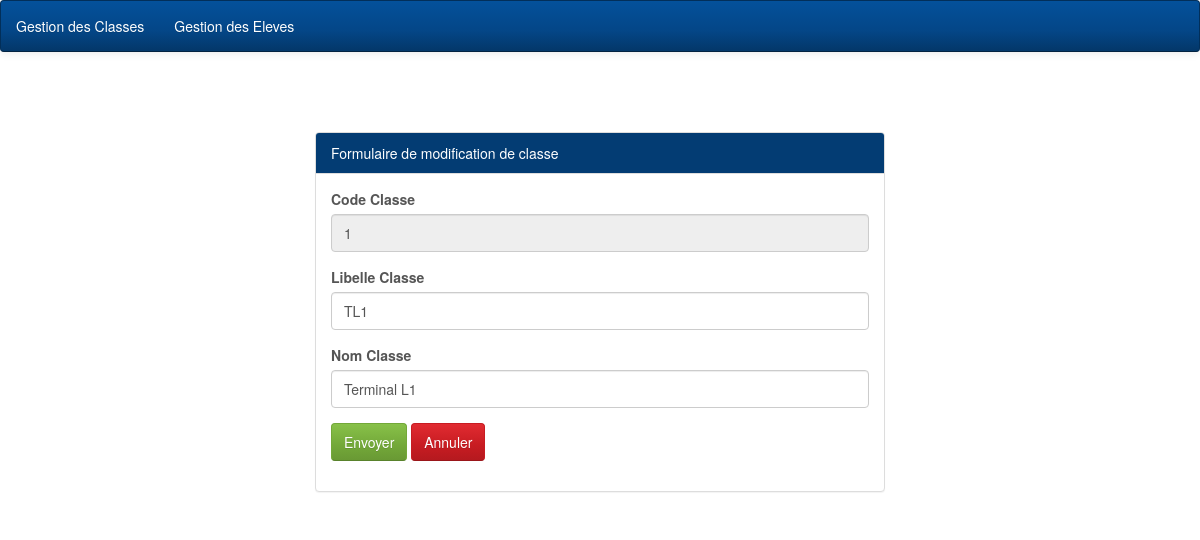
The page /Views/FModifClasses.php?codeClasse=1 on the database its author committed.
### tables this page shows
CREATE TABLE IF NOT EXISTS `classe` (
`codeClasse` int(11) NOT NULL,
  `libelleClasse` varchar(150) NOT NULL,
  `nomClasse` varchar(150) NOT NULL
);

### Model/classes.php (called while the page is built, shortened)
<?php
	function getclassebyid($codeClasse)
	{
		$sql = "SELECT * FROM classe WHERE codeClasse=$codeClasse";
		$connect = getConnection();
		$result = mysqli_query($connect, $sql);
		return $result;
	}
?>

### Views/FModifClasses.php (the view, shortened to what this page needs)
<?php
	require_once '../Model/classes.php';
	if (isset($_GET['codeClasse']))
	{
		$codeClasse = $_GET['codeClasse'];
		$result = getclassebyid($codeClasse);
		$tab = mysqli_fetch_row($result);
	}
?>
<!DOCTYPE html>
<html>
<head>
	<link rel="stylesheet" type="text/css" href="style/bootstrap-cerulean.min.css">
	<link rel="stylesheet" type="text/css" href="style/style.css">
</head>
<body>
	<nav class="navbar navbar-inverse">
		<ul class="nav navbar-nav">
			<li><a href="ListesClasses.php">Gestion des Classes</a></li>
			<li><a href="ListesEleves.php">Gestion des Eleves</a></li>
		</ul>
	</nav>
	<div class="container col-md-6 col-md-offset-3 marge">
		<div class="panel panel-info">
			<div class="panel-heading">Formulaire de modification de classe</div>
			<div class="panel-body">
				<form method="POST" action="../Controller/TModifClasses.php">
					<div class="form-group">
						<label>Code Classe</label>
						<input type="text" name="codeClasse" readonly="" class="form-control" required="" value="<?= $tab[0] ?>">
					</div>
					<div class="form-group">
						<label>Libelle Classe</label>
						<input type="text" name="libelleClasse" class="form-control" required="" value="<?= $tab[1] ?>">
					</div>
					<div class="form-group">
						<label>Nom Classe</label>
						<input type="text" name="nomClasse" class="form-control" value="<?= $tab[2] ?>">
					</div>
					<div class="form-group">
				<input type="submit" name="envoyer" value="Envoyer" class="btn btn-success">
				<input type="reset" name="annuler" value="Annuler" class="btn btn-danger">
			</div>
				</form>
			</div>
		</div>
	</div>
</body>
</html>

### Views/Style/style.css (style rules this page uses)
.marge { margin-top: 60px; }
body { background-size: 100%; }

### rows shown on the page
classe: codeClasse "1", libelleClasse "TL1", nomClasse "Terminal L1"
